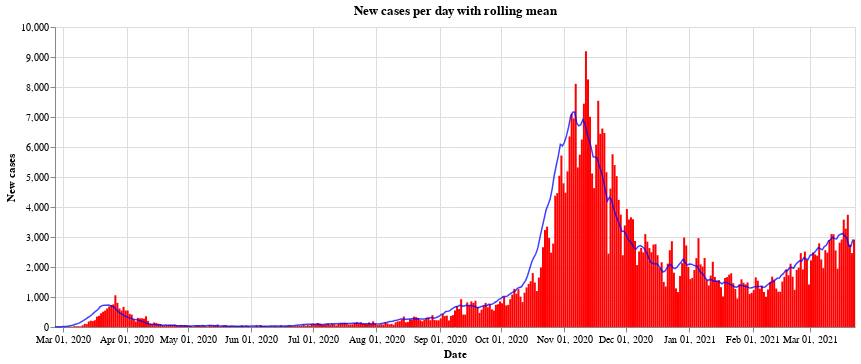

The notebook cell this image was saved under:
### Code cell
#collapse
bars = alt.Chart(all_austria).mark_bar(
    color='red',
    opacity=1,
    size=2
).encode(
    x=alt.X("yearmonthdate(Time):T", axis=alt.Axis(title='Date')),
    y=alt.Y("AnzahlFaelle:Q", axis=alt.Axis(title='New cases')),
)

line = alt.Chart(all_austria).mark_line(
    color='blue',
    opacity=0.75,
    size=1.5,
).transform_window(
    rolling_mean='mean(AnzahlFaelle)',
    frame=[0, 7]
).encode(x='yearmonthdate(Time):T',
         y='rolling_mean:Q'
         ).properties(title='New cases per day with rolling mean', width=800)

alt.layer(bars, line, data=all_austria)

### Figure 1 — Vega-Lite specification as saved in the notebook (floating-point values rounded to 4 significant figures; data arrays with more than 128 entries replaced by an {"elided": "..."} marker saying what was removed)
{"config": {"view": {"continuousWidth": 400, "continuousHeight": 300}}, "layer": [{"mark": {"type": "bar", "color": "red", "opacity": 1, "size": 2}, "encoding": {"x": {"type": "temporal", "axis": {"title": "Date"}, "field": "Time", "timeUnit": "yearmonthdate"}, "y": {"type": "quantitative", "axis": {"title": "New cases"}, "field": "AnzahlFaelle"}}}, {"mark": {"type": "line", "color": "blue", "opacity": 0.75, "size": 1.5}, "encoding": {"x": {"type": "temporal", "field": "Time", "timeUnit": "yearmonthdate"}, "y": {"type": "quantitative", "field": "rolling_mean"}}, "title": "New cases per day with rolling mean", "transform": [{"window": [{"op": "mean", "field": "AnzahlFaelle", "as": "rolling_mean"}], "frame": [0, 7]}], "width": 800}], "data": {"name": "data-c2a766f4204e0572ef5da5f3d0a1eae8"}, "$schema": "https://vega.github.io/schema/vega-lite/v4.8.1.json", "datasets": {"data-c2a766f4204e0572ef5da5f3d0a1eae8": {"elided": "391 records"}}}
